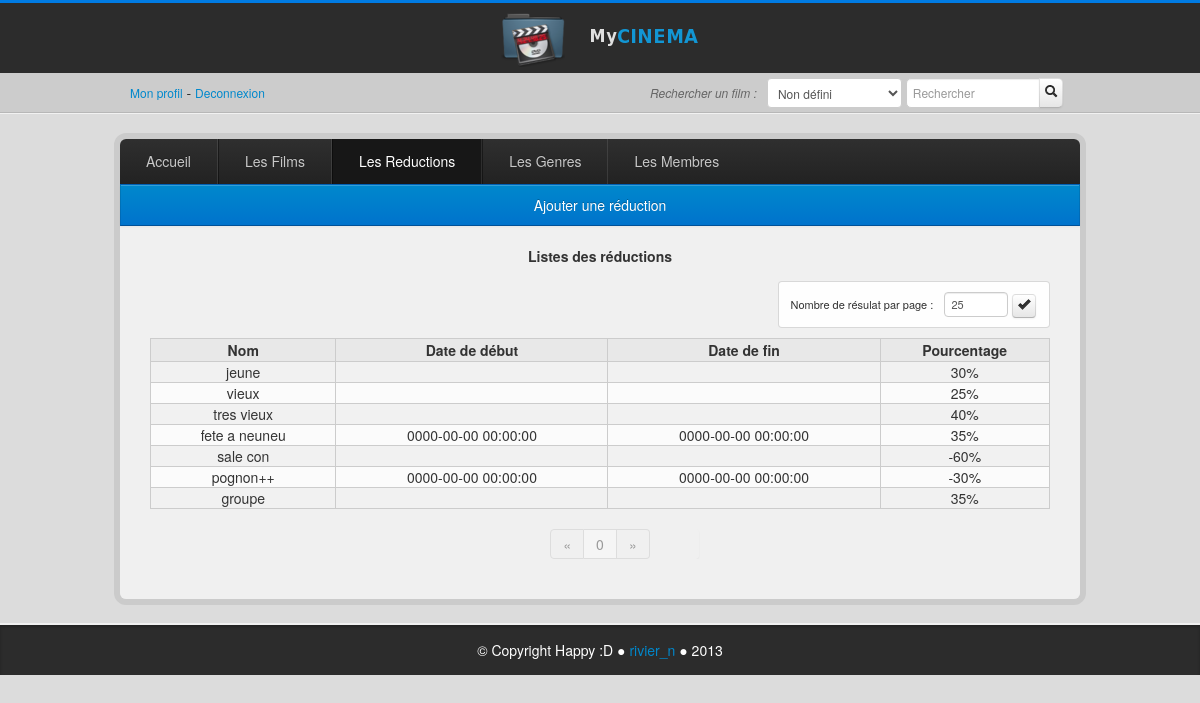
Screenshot of /index.php?file=ListReducs (signed in) with the database file from the repository.
### tables this page shows
CREATE TABLE IF NOT EXISTS `tp_reduction` (
  `id_reduction` int(11) NOT NULL,
  `nom` varchar(255) NOT NULL,
  `date_debut` datetime DEFAULT NULL,
  `date_fin` datetime DEFAULT NULL,
  `pourcentage_reduc` int(11) NOT NULL,
  PRIMARY KEY (`id_reduction`)
);

### inc/functions.php (called while the page is built, shortened)
<?php
if(!isset($_GET['page']))
{
	$page = 0;
}
else
{
	$page = $_GET['page'];
}
if(!isset($_POST['tri']) && empty($_POST['tri']))
{
	if(isset($_GET['file']))
	{
		switch($_GET['file'])
		{
			case "ListReducs":
				$tri = "id_reduction";
				break;
		}
	}
}
else
{
	$tri = $_POST['tri'];
}
?>

### inc/db.php (called while the page is built, shortened)
<?php
function getTable($bdd, $table , $page = 0, $tri, $max = 20) {
	$tri = mysqli_real_escape_string($bdd, $tri);
	$table = mysqli_real_escape_string($bdd, $table);
	$page = abs(intval($page));
	$max = abs(intval($max));
	$page *= $max;
	$resultat = mysqli_query($bdd, "SELECT * FROM $table ORDER BY $tri LIMIT $page, $max");
	$tabres = array();
	while($row = mysqli_fetch_assoc($resultat))
	{
   		$tabres[] = $row;
	}
	return $tabres;
}
function countTable($bdd, $table)
{
	$table = mysqli_real_escape_string($bdd, $table);
	$res = mysqli_query($bdd, "SELECT count(*) AS res FROM $table");
	$donnees = mysqli_fetch_assoc($res);
	return $donnees['res'];
}
?>

### inc/ListReducs.php (the view, shortened to what this page needs)
<span class="btn btn-primary add" onClick="addabo('add');" >Ajouter une réduction</span>
<?php
$reducs_list = getTable($bdd, "tp_reduction", $page, $tri, $_SESSION['limit'] );
?>
<h5>Listes des réductions</h5>
<div class="nb-result">
	<form method="POST">
		<label for="limit">Nombre de résulat par page :</label>
		<input type="number" id="limit" class="input-small" name="limit" placeholder="25" min="20" max="500" value="<?php if(isset($_SESSION['limit'])){ echo $_SESSION['limit']; } ?>">
		<button type="submit" class="btn"><i class="icon-ok"></i></button>
	</form>
</div>
<table>
	<tr>
		<th>Nom</th>
		<th>Date de début</th>
		<th>Date de fin</th>
		<th>Pourcentage</th>
	</tr>
<?php
$i = 0;
foreach($reducs_list as $val)
{
	if($i%2 == 0) { echo "<tr class=\"gris\">"; } else { echo "<tr>"; }
	echo "<td>";
	echo $val['nom'];
	echo "</td>";
	echo "<td>";
	echo $val['date_debut'];
	echo "</td>";
	echo "<td>";
	echo $val['date_fin'];
	echo "</td>";
	echo "<td>";
	echo $val['pourcentage_reduc'] . "%";
	echo "</td>";
	echo "</tr>";
	$i++;
}
$page_nb = round(countTable($bdd, "tp_reduction") / $_SESSION['limit']);
?>
</table>
<div class="pagination">
  <ul>
<?php
if($page > 0) {
	$i = $page -1;
	echo "<li><a href=\"index.php?file=ListReducs&amp;page=0\">&laquo;</a></li>";
 	echo "<li><a href=\"index.php?file=ListReducs&amp;page=" . $i . "\">&lsaquo;</a></li>";
}
else
{
	echo "<li class=\"disabled\"><a href=\"#\">&laquo;</a></li>";
}
for($i = 0; $i <= $page_nb; $i++)
{
	if($i == $page_nb || ($i > $page - 3 && $i < $page + 3) || $i <= 1)
	{
		if($i == $page)
		{
			echo "<li class=\"active\"><a href=\"index.php?file=ListReducs&amp;page=" . $i . "\">$i</a></li>";
		}
		else
		{
			echo "<li><a href=\"index.php?file=ListReducs&amp;page=" . $i . "\">$i</a></li>";
		}
	}
}
if($page != $page_nb)
{
	$i = $page +1;
	echo "<li><a href=\"index.php?file=ListReducs&amp;page=" . $i . "\">&rsaquo;</a></li>";
	echo "<li><a href=\"index.php?file=ListReducs&amp;page=$page_nb\">&raquo;</a></li>";
}
else
{
	echo "<li class=\"disabled\"><a href=\"index.php?file=ListReducs&amp;page=$page_nb\">&raquo;</a></li>";
}
?>
  </ul>
</div>

### index.php (shortened to what this page needs)
<?php session_start();
require_once("inc/db.php");
require_once("inc/functions.php");
require_once("inc/header.php");
$inc = array();
$folder = opendir("./inc/");
while($file = readdir($folder)) {
	$path = pathinfo($file);
	if($path['extension'] == "php" && $file != "config.php") {
		$inc[] = $path['filename'];
	}
}
foreach($inc as $val) {
	if (isset($_GET['file']) && $_GET['file'] != "index" && $_GET['file'] != "config" && $_GET['file'] != "header" && $_GET['file'] != "footer" && $_GET['file'] != "functions" && $_GET['file'] != "db") {
		if($_GET['file'] == $val) {
			include_once("inc/".$val.".php");
			break;
		}
	}
}
require_once("inc/footer.php");
?>

### css/style.css (style rules this page uses)
body { background-color: #dcdcdc; }
table { background-color: #fbfbfb; margin:10px auto; border: solid 1px #cccccc ; text-align:center; min-width:900px; position: relative; }
.gris { background-color: #f1f1f1; }
th { background-color: #e8e8e8; border: solid 1px #cccccc ; }
label { display: inline-block; width:170px; }
td { padding:0 5px; border: solid 1px #cccccc ; }
form { width:420px; margin:20px auto; }
h5 { text-align: center; padding:20px 0px 5px 0px; margin:0; }
input[type=text],input[type=number],input[type=date], input[type=mail] { margin-top:8px; }
.add { width:958px; padding:10px 0; margin:0; -webkit-border-radius:0; -moz-border-radius: 0; border-radius: 0; }
.nav li:hover, .nav li:active, .active { background-image: -moz-linear-gradient(top, #171717, #171717); background-image: -webkit-gradient(linear, 0 0, 0 100%, from(#171717), to(#171717)); background-image: -webkit-linear-gradient(top, #171717, #171717); background-image: -o-linear-gradient(top, #171717, #171717); background-image: linear-gradient(to bottom, #171717, #171717); background-repeat: repeat-x; color:white; margin: 0; }
.nb-result { background-color: rgba(255,255,255,0.9); -webkit-border-radius:4px; -moz-border-radius: 4px; border-radius: 4px; width:260px; height:45px; display: inline-block; padding: 0 5px; border: solid 1px rgba(0,0,0,0.15); float: right; margin:10px 30px; }
.nb-result form { width:95%; height:30px; margin:2px auto; }
.nb-result button { width:auto; height:24px; padding: 1px 4px; }
.nb-result label { font-size:11px; width:150px; }
.nb-result input[type=number] { font-size:11px; height:15px; width:50px; line-height: 15px; }
.pagination { width: 100%; overflow: hidden; }
.pagination ul { position: relative; float: left; display: block; left: 50%; }
.pagination ul li { position: relative; float: left; display: block; right: 50%; }

### rows the page displays
tp_reduction: nom "jeune", pourcentage_reduc "30"
tp_reduction: nom "vieux", pourcentage_reduc "25"
tp_reduction: nom "tres vieux", pourcentage_reduc "40"
tp_reduction: nom "fete a neuneu", date_debut "0000-00-00 00:00:00", date_fin "0000-00-00 00:00:00", pourcentage_reduc "35"
tp_reduction: nom "sale con", pourcentage_reduc "-60"
tp_reduction: nom "pognon++", date_debut "0000-00-00 00:00:00", date_fin "0000-00-00 00:00:00", pourcentage_reduc "-30"
tp_reduction: nom "groupe", pourcentage_reduc "35"
